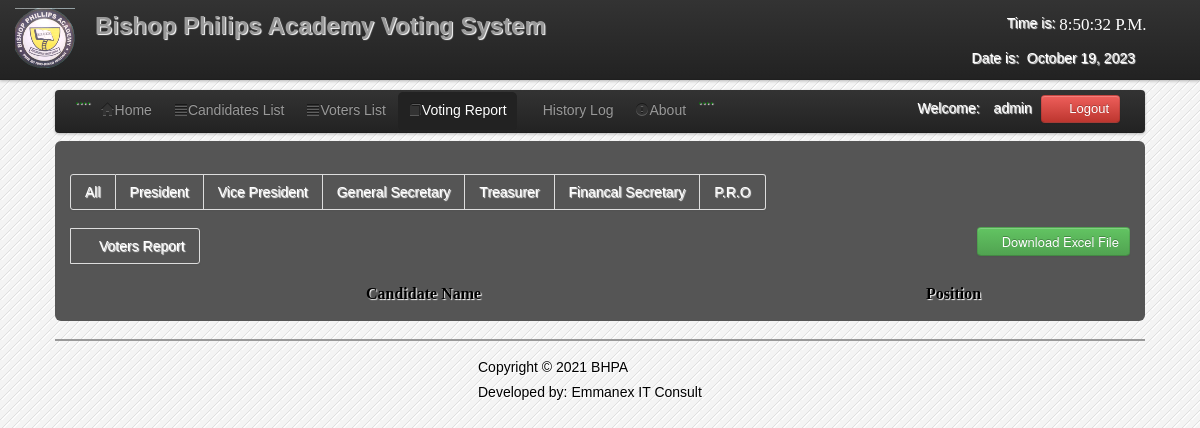
The app's page /admin/vvoter_list1.php?id=2 (signed in), older data.
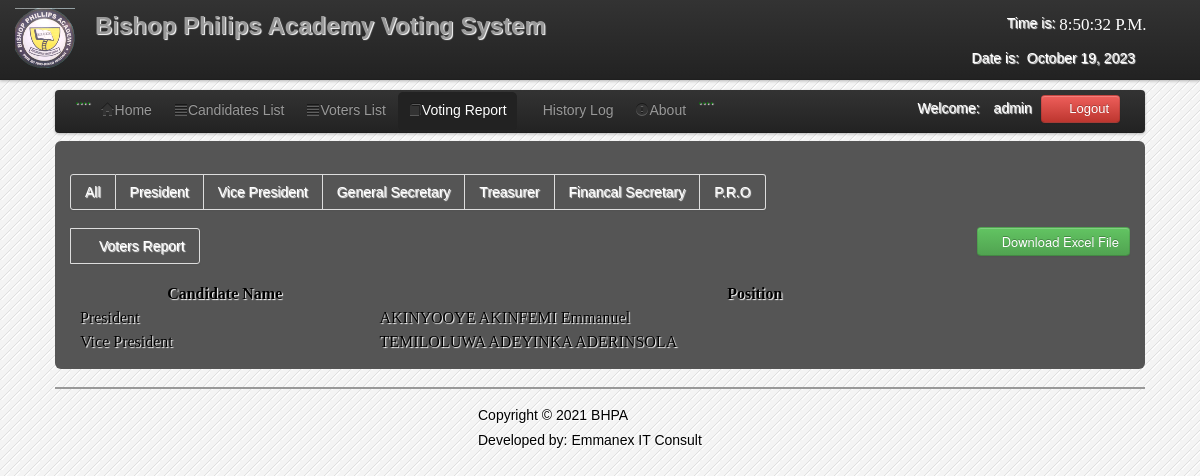
The same page, newer data.
### tables this page shows
CREATE TABLE `votes` (
  `ID` int(11) NOT NULL,
  `CandidateID` int(11) NOT NULL,
  `votes` int(11) NOT NULL,
  `VoterID` int(10) NOT NULL,
  `Vname` varchar(100) NOT NULL,
  `Cposition` varchar(50) NOT NULL,
  `Cname` varchar(100) NOT NULL
);

### admin/session.php (called while the page is built, shortened)
<?php
$id_session=$_SESSION['id'];
?>

### admin/vvoter_list1.php (the view, shortened to what this page needs)
<?php
include('session.php');
include('header.php');
include('dbcon.php');
$get_id=$_GET['id'];
?>
</head>
<body>
<?php include('nav_top.php'); ?>
<div class="wrapper">
<div class="home_body">
<div class="navbar">
	<div class="navbar-inner">
	<div class="container">
	<ul class="nav nav-pills">
	  <li>....</li>
	  <li><a href="home.php"><i class="icon-home icon-large"></i>Home</a></li>
	  <li><a  href="candidate_list.php"><i class="icon-align-justify icon-large"></i>Candidates List</a></li>
	  <li class=""><a  href="voter_list.php"><i class="icon-align-justify icon-large"></i>Voters List</a></li>
		 <li class="active"><a  href="canvassing_report.php"><i class="icon-book icon-large"></i>Voting Report</a></li>
		    <li><a  href="History.php"><i class="icon-table icon-large"></i>History Log</a>
		   <li><a data-toggle="modal" href="#about"><i class="icon-exclamation-sign icon-large"></i>About</a></li>
		   <li>....</li>
	 </ul>
	<form class="navbar-form pull-right">
		<?php $result=mysqli_query($conn,"select * from users where User_id='$id_session'");
	$row=mysqli_fetch_array($result);
	?>
	<font color="white">Welcome:<i class="icon-user-md"></i><?php echo $row['User_Type']; ?></font>
	<a class="btn btn-danger" id="logout" data-toggle="modal" href="#myModal"><i class="icon-off"></i>&nbsp;Logout</a>
	</form>
	</div>
	</div>
	</div>
	<div id="element" class="hero-body">
	    <div class="pagination">
    <ul>
   <li><a href="Canvassing_report.php"><font color="white">All</font></a></li>
    <li><a href="C_governor.php"><font color="white">President</font></a></li>
    <li><a href="C_vice-governor.php"><font color="white">Vice President</font></a></li>
    <li><a href="C_1st_year.php"><font color="white">General Secretary</font></a></li>
    <li><a href="C_2nd_year.php"><font color="white">Treasurer</font></a></li>
    <li><a href="C_3rd_year.php"><font color="white">Financal Secretary</font></a></li>
    <li><a href="C_4th_year.php"><font color="white">P.R.O</font></a></li>
    </ul>
    </div>
	<div class="pagination">
		  <ul>
    <li><a href="vvoter_list.php"><font color="white"><i class="icon-plus icon-large"></i>Voters Report</font></a></li>
    </ul>
	</div>
    <div class="excel_button">
			<form method="POST" action="#">
	<button id="excel" class="btn btn-success" name="save"><i class="icon-download icon-large"></i>Download Excel File</button>
	</form>
	</div>
	<table class="users-table">
<div class="demo_jui">
		<table cellpadding="0" cellspacing="0" border="0" class="display" id="log" class="jtable">
			<thead>
				<tr>
				<th>Candidate Name</th>
				<th>Position</th>
				</tr>
			</thead>
			<tbody>
<?php $voter_query=mysqli_query($conn,"select  * from votes where VoterID='$get_id'");
		while($voter_rows=mysqli_fetch_array($voter_query)){ $id=$voter_rows['VoterID'];
		?>
<tr class="del<?php echo $id ?>">
<td><?php echo $voter_rows['Cposition']; ?></td>
	<td><?php echo $voter_rows['Cname']; ?></td>
		</div>
		</div>
<?php } ?>
			</tbody>
		</table>
	</div>
	</div>
<?php include('footer.php')?>
</div>
</body>
</html>

Row changes from the older to the newer data that the page shows:
now on this page (row edited): votes: Cposition "President", Cname "AKINYOOYE AKINFEMI Emmanuel"
now on this page (row edited): votes: Cposition "Vice President", Cname "TEMILOLUWA ADEYINKA ADERINSOLA"
